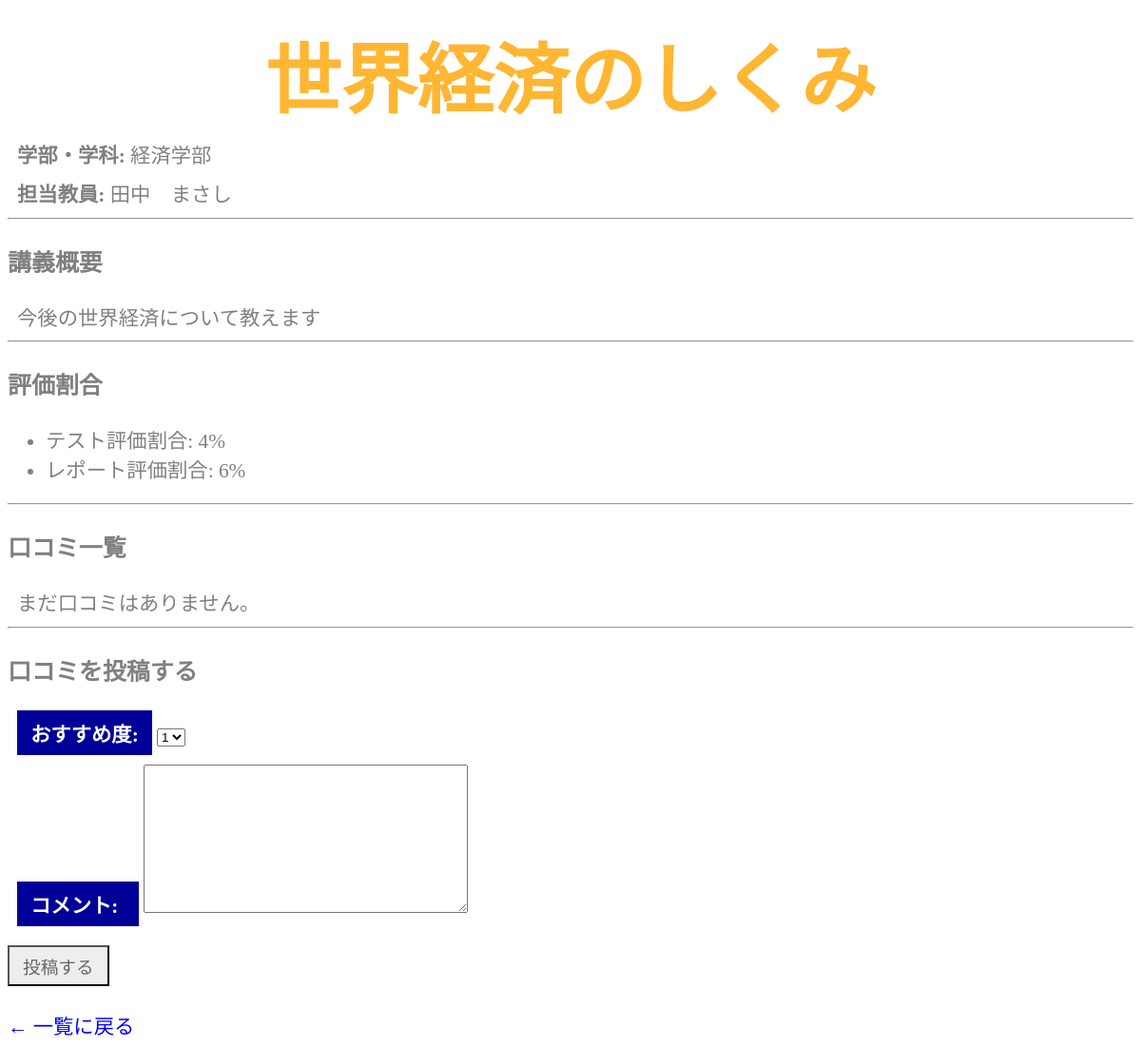
Before: /syllabus/detail/1/ with the older database file.
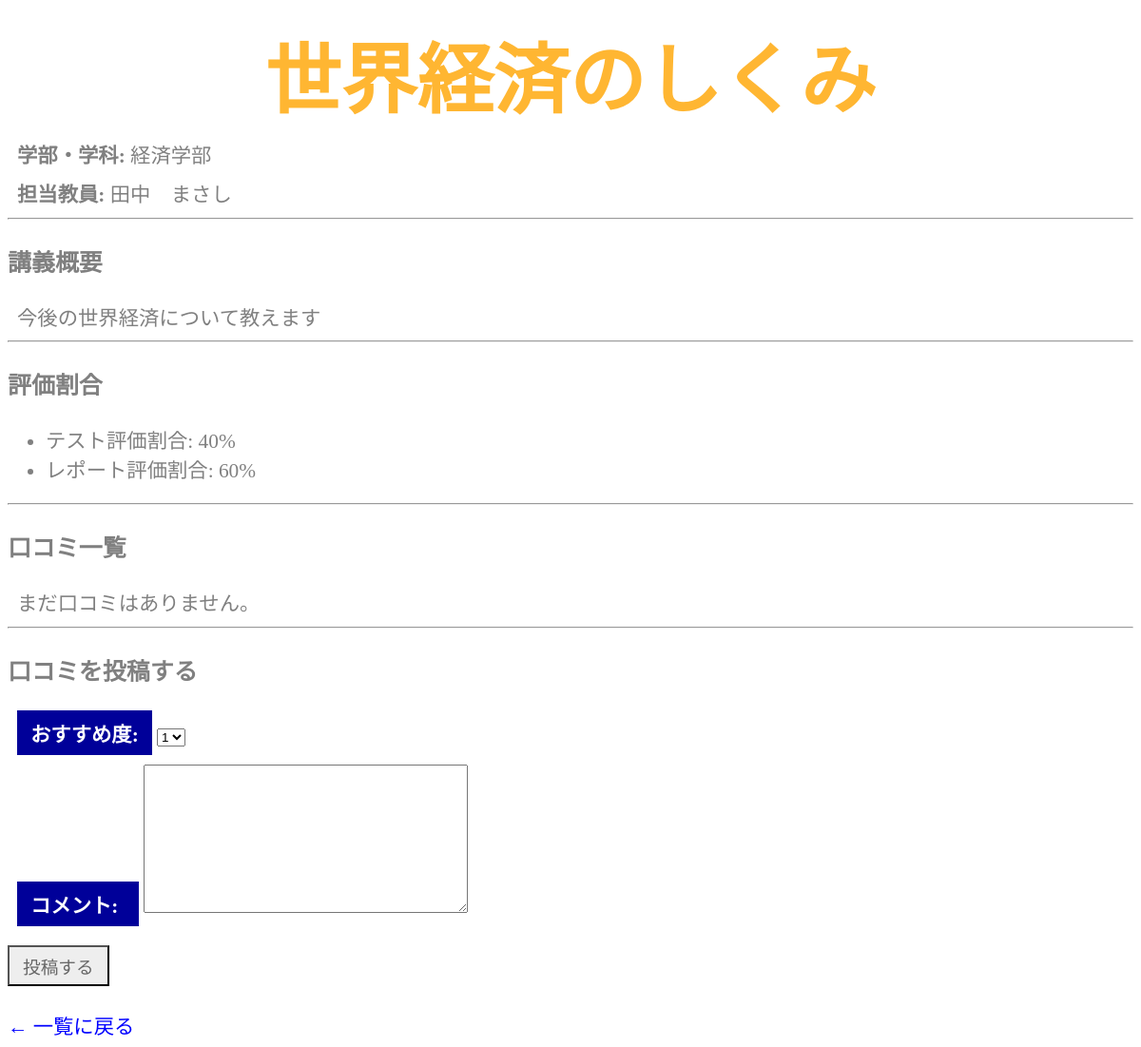
After: the same page with the newer database file.
### syllabus/models.py (models this page shows, shortened)
class Course(models.Model):
    title = models.CharField(max_length=100)
    teacher = models.CharField(max_length=50)
    department = models.ForeignKey(Department, on_delete=models.CASCADE)
    description = models.TextField()
    exam_ratio = models.IntegerField()
    report_ratio = models.IntegerField()

class Department(models.Model):
    name = models.CharField(max_length=50)

### syllabus/views.py (the view)
# urls.py: path('detail/<int:id>/', views.detail, name='detail'),
def detail(request, id):
    course = get_object_or_404(Course, id=id)
    if request.method == 'POST':
        form = ReviewForm(request.POST)
        if form.is_valid():
            review = form.save(commit=False)
            review.course = course
            review.save()
            return redirect('syllabus:detail', id=course.id)
    else:
        form = ReviewForm()
    reviews = course.review_set.all().order_by('-created_at')
    context = {
        'title': '講義詳細（シラバス）',
        'course': course,
        'reviews': reviews,
        'form': form,
    }
    return render(request, 'syllabus/detail.html', context)

### syllabus/forms.py
class ReviewForm(forms.ModelForm):
    class Meta:
        model = Review
        fields = ['rating', 'comment']
        labels = {
            'rating': 'おすすめ度',
            'comment': 'コメント',
        }
        widgets = {
            'rating': forms.Select(choices=[(1, '1'), (2, '2'), (3, '3'), (4, '4'), (5, '5')])
        }

### syllabus/templates/syllabus/detail.html (shortened to what this page needs)
{% load static %}
<!doctype html>
<html lang="ja">
  <head>
    <link rel="stylesheet" type="text/css"
        href="{% static 'syllabus/css/style.css' %}" />
  </head>
  <body>
    <h1>{{ course.title }}</h1>
    <p><strong>学部・学科:</strong> {{ course.department.name }}</p>
    <p><strong>担当教員:</strong> {{ course.teacher }}</p>
    <hr>
    <h3>講義概要</h3>
    <p>{{ course.description|linebreaksbr }}</p>
    <hr>
    <h3>評価割合</h3>
    <ul>
      <li>テスト評価割合: {{ course.exam_ratio }}%</li>
      <li>レポート評価割合: {{ course.report_ratio }}%</li>
    </ul>
    <hr>
    <h3>口コミ一覧</h3>
    {% for review in reviews %}
      <div style="border: 1px solid #ccc; padding: 10px; margin-bottom: 10px;">
        <p><strong>評価 (星):</strong> {{ review.rating }} / 5</p>
        <p><strong>コメント:</strong><br>{{ review.comment|linebreaksbr }}</p>
        <p><small>投稿日時: {{ review.created_at|date:"Y-m-d H:i" }}</small></p>
      </div>
    {% empty %}
      <p>まだ口コミはありません。</p>
    {% endfor %}
    <hr>
    <h3>口コミを投稿する</h3>
    <form action="{% url 'syllabus:detail' course.id %}" method="post">
      {{ form.as_p }}
      <input type="submit" value="投稿する">
    </form>
    <br>
    <a href="{% url 'syllabus:index' %}">← 一覧に戻る</a>
  </body>
</html>

Changed rows visible on the page:
changed Course "世界経済のしくみ": exam_ratio "4" → "40"; report_ratio "6" → "60"
